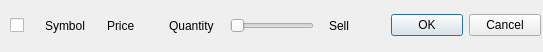
<?xml version="1.0" encoding="UTF-8"?>
<ui version="4.0">
 <class>Form</class>
 <widget class="QWidget" name="Form">
  <property name="geometry">
   <rect>
    <x>0</x>
    <y>0</y>
    <width>543</width>
    <height>52</height>
   </rect>
  </property>
  <property name="windowTitle">
   <string>Form</string>
  </property>
  <widget class="QWidget" name="horizontalLayoutWidget">
   <property name="geometry">
    <rect>
     <x>0</x>
     <y>0</y>
     <width>541</width>
     <height>51</height>
    </rect>
   </property>
   <layout class="QHBoxLayout" name="horizontalLayout" stretch="0,0,0,0,0,0,0">
    <property name="spacing">
     <number>15</number>
    </property>
    <item>
     <widget class="QCheckBox" name="checkBox">
      <property name="maximumSize">
       <size>
        <width>30</width>
        <height>16777215</height>
       </size>
      </property>
      <property name="styleSheet">
       <string notr="true">margin-left: 10px</string>
      </property>
      <property name="text">
       <string/>
      </property>
      <property name="tristate">
       <bool>false</bool>
      </property>
     </widget>
    </item>
    <item>
     <widget class="QLabel" name="label_1">
      <property name="text">
       <string>Symbol</string>
      </property>
     </widget>
    </item>
    <item>
     <widget class="QLabel" name="label_2">
      <property name="text">
       <string>Price</string>
      </property>
     </widget>
    </item>
    <item>
     <widget class="QLabel" name="label_3">
      <property name="text">
       <string>Quantity</string>
      </property>
     </widget>
    </item>
    <item>
     <widget class="QSlider" name="horizontalSlider">
      <property name="sizePolicy">
       <sizepolicy hsizetype="Fixed" vsizetype="Fixed">
        <horstretch>0</horstretch>
        <verstretch>0</verstretch>
       </sizepolicy>
      </property>
      <property name="orientation">
       <enum>Qt::Horizontal</enum>
      </property>
     </widget>
    </item>
    <item>
     <widget class="QLabel" name="label_5">
      <property name="text">
       <string>Sell</string>
      </property>
     </widget>
    </item>
    <item>
     <widget class="QDialogButtonBox" name="buttonBox">
      <property name="maximumSize">
       <size>
        <width>150</width>
        <height>16777215</height>
       </size>
      </property>
      <property name="styleSheet">
       <string notr="true"/>
      </property>
      <property name="standardButtons">
       <set>QDialogButtonBox::Cancel|QDialogButtonBox::Ok</set>
      </property>
     </widget>
    </item>
   </layout>
  </widget>
 </widget>
 <resources/>
 <connections/>
</ui>
